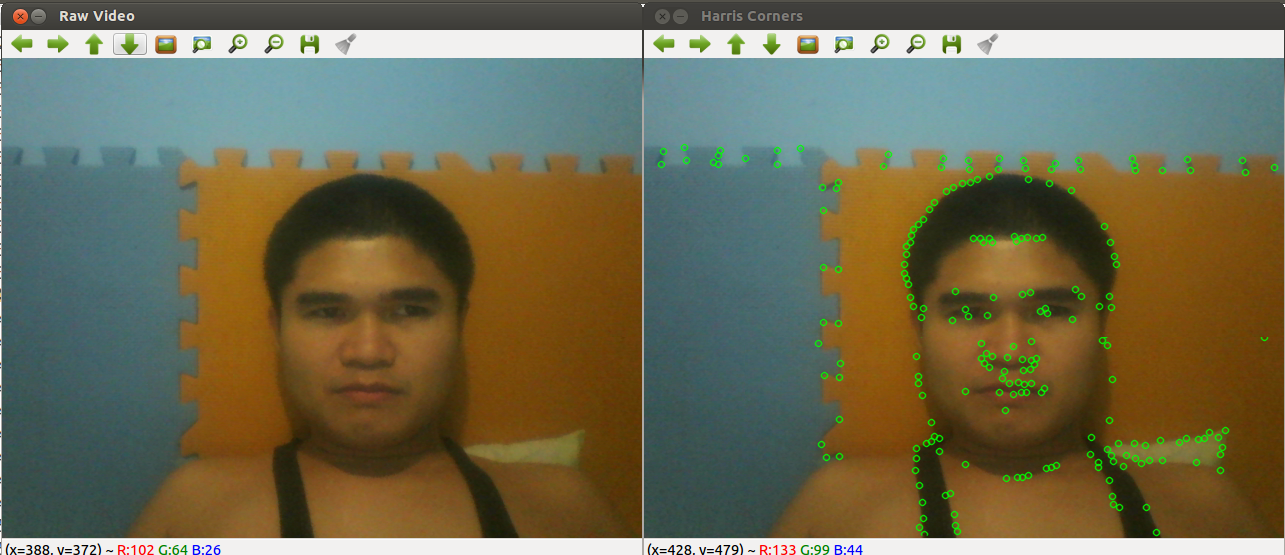
//> input picture Images/HarrisCorners_009.png, 1285 x 555 px, given in place of tree.avi, which was not available
$ ./BackgroundSubtraction   (built with g++ and OpenCV 4)
//> lines starting //> are read from the running program, lines starting //| are printed output that depends on the picture; after the words box and inside, x2 and y2 are one past the last pixel; in counts of white or black regions, pixels touching at a corner belong together; pictures that were not available may be replaced by others from this repository, and a replacement may not be noted
#include "opencv2/core.hpp"
#include <opencv2/core/utility.hpp>
#include "opencv2/imgproc.hpp"
#include "opencv2/video/background_segm.hpp"
#include "opencv2/videoio.hpp"
#include "opencv2/highgui.hpp"
#include <iostream>
#include <stdio.h>


using namespace std;
using namespace cv;

const char *windowName = "Background Segmentation";   // GUI window name.

static void help()
{
 printf("\nDo background segmentation, especially demonstrating the use of cvUpdateBGStatModel().\n"
"Learns the background at the start and then segments.\n"
"Learning is togged by the space key. Will read from file or camera\n"
"Usage: \n"
"			./bgfg_segm [--camera]=<use camera, if this key is present>, [--file_name]=<path to movie file> \n\n");
}


Mat scale2Half(Mat srcColor){
    Size halfSize;
    halfSize.width = srcColor.size().width/2;
    halfSize.height = srcColor.size().height/2;
    Mat halfImg = Mat(halfSize, CV_8UC3);
    resize(srcColor, halfImg, halfSize, 0,0, INTER_LINEAR);
    return halfImg;
}


Mat convertToColoredGray(Mat gray){

  if (gray.type() != CV_8UC1)
     return gray;

  vector<Mat> images(3);

  Mat blue = Mat::zeros(gray.size(), gray.type());
  Mat red = Mat::zeros(gray.size(), gray.type());

  images.at(0) = blue;
  images.at(1) = gray;
  images.at(2) = red;

  Mat color;
  merge(images, color);
  return color;
}


Mat append4(Mat srca, Mat srcb, Mat srcc, Mat srcd){

   int width = 0, height = 0;

   Size a = srca.size();
   int OUT_width = 2 * a.width;
   int OUT_height = 2 * a.height;
   Size outSize = Size(OUT_width, OUT_height);
   Mat out = Mat(outSize, srca.type());

   srca.copyTo(Mat(out, Rect(0, 0, a.width, a.height)));
   convertToColoredGray(srcb).copyTo(Mat(out, Rect(0, a.height, a.width, a.height)));
   convertToColoredGray(srcc).copyTo(Mat(out, Rect(a.width, 0, a.width, a.height)));
   convertToColoredGray(srcd).copyTo(Mat(out, Rect(a.width, a.height, a.width, a.height)));
   return out;
}


const char* keys =
{
    "{c  camera   |         | use camera or not}"
    "{m  method   |mog2     | method (knn or mog2) }"
    "{s  smooth   |         | smooth the mask }"
    "{fn file_name|../data/tree.avi | movie file        }"
};

//this is a sample for foreground detection functions
int main(int argc, const char** argv)
{
    help();

    CommandLineParser parser(argc, argv, keys);
    bool useCamera = parser.has("camera");
    bool smoothMask = parser.has("smooth");
    string file = parser.get<string>("file_name");
    string method = parser.get<string>("method");
    VideoCapture cap;
    bool update_bg_model = true;

    if( useCamera )
        cap.open(0);
    else
        cap.open(file.c_str());

    parser.printMessage();

    if( !cap.isOpened() )
    {
        printf("can not open camera or video file\n");
        return -1;
    }


     /// Set background subtractor object
     Ptr<BackgroundSubtractor> bg_model = method == "knn" ?
            createBackgroundSubtractorKNN().dynamicCast<BackgroundSubtractor>() :
            createBackgroundSubtractorMOG2().dynamicCast<BackgroundSubtractor>();


    /// Set VideoWriter object
    Size frameSize = Size((int) cap.get(CAP_PROP_FRAME_WIDTH), (int) cap.get(CAP_PROP_FRAME_HEIGHT));
    VideoWriter put("./backgroundSubtraction.mpg", VideoWriter::fourcc('M','P','E','G'), 30, frameSize); // works

	if(!put.isOpened())
	{
		cout << "File could not be created for writing. Check permissions" << endl;
		return -1;
	}


   Mat img0, img, fgmask, fgimg, outputFrame;

    for(;;)
    {
        cap >> img0;
//> img0 is the input picture: 555 rows x 1285 cols, CV_8UC3; mean B, G, R 81.6, 107.3, 110.5

        if( img0.empty() )
            break;

        /// Reduce to 1/4 of the original size
        resize(img0, img, Size(frameSize.width/2, frameSize.height/2), INTER_LINEAR);

        if( fgimg.empty() )
          fgimg.create(img.size(), img.type());

        /// Update the background model
        bg_model->apply(img, fgmask, update_bg_model ? -1 : 0);
//> fgmask: 277 rows x 642 cols, CV_8UC1; every value is 127
        if( smoothMask )
        {
            GaussianBlur(fgmask, fgmask, Size(25, 25), 3.5, 0);
            threshold(fgmask, fgmask, 60, 255, THRESH_BINARY);
        }

        /// Get foreground image
        fgimg = Scalar::all(0);
        img.copyTo(fgimg, fgmask);

        /// Get background image
        Mat bgimg;
        bg_model->getBackgroundImage(bgimg);


        stringstream text1, text2, text3, text4;
        text1 << "Raw Video";
        putText(img, text1.str(), cv::Point(10, img.size().height - 10), FONT_HERSHEY_PLAIN, 1.5, Scalar(0,255,0));
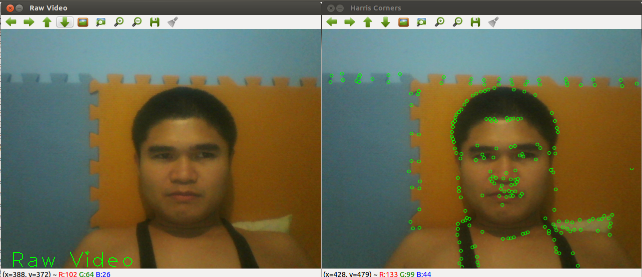
//> img: 277 rows x 642 cols, CV_8UC3; mean B, G, R 81.4, 107.4, 110.2
        text2 << "Mask";
        putText(fgmask, text2.str(), cv::Point(10, img.size().height - 10), FONT_HERSHEY_PLAIN, 1.5, Scalar(255,255,255));
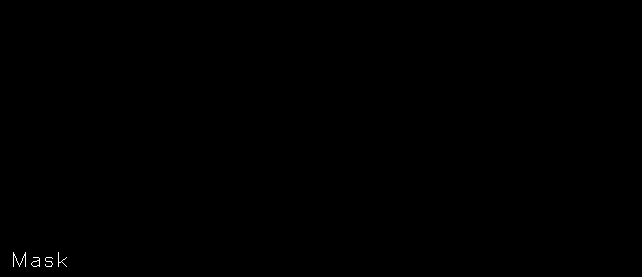
//> fgmask: 277 rows x 642 cols, CV_8UC1; values 127 (black) and 255 (white), 0.08% white in thin lines or dots, all inside (x1, y1, x2, y2) = (13, 252, 67, 267)
        text3 << "Foreground";
        putText(fgimg, text3.str(), cv::Point(10, img.size().height - 10), FONT_HERSHEY_PLAIN, 1.5, Scalar(0,255,0));
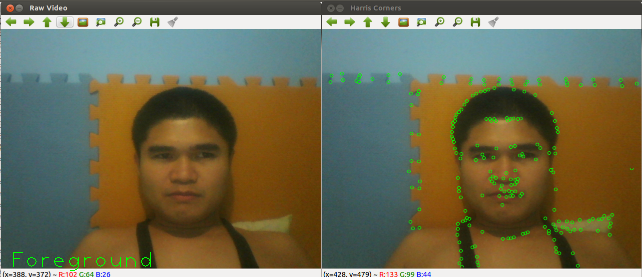
//> fgimg: 277 rows x 642 cols, CV_8UC3; mean B, G, R 81.4, 107.5, 110.2
        text4 << "Background";
        putText(bgimg, text4.str(), cv::Point(10, img.size().height - 10), FONT_HERSHEY_PLAIN, 1.5, Scalar(0,255,0));

        /// Display output camera frames
         outputFrame = append4( img,
                               fgmask,
                               fgimg,
                               bgimg);
//> in convertToColoredGray, `images.at(1) = gray;`: images[0]: 277 rows x 642 cols, CV_8UC1; every value is 0
//> in convertToColoredGray, `merge(images, color);`:
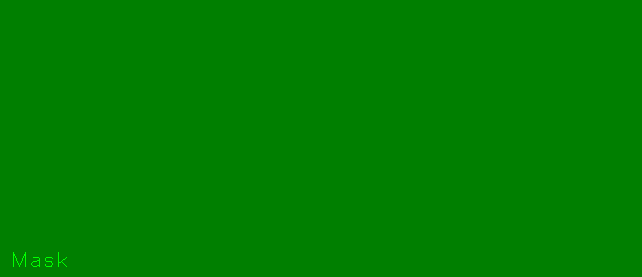
//> color: 277 rows x 642 cols, CV_8UC3; mean B, G, R 0, 127.1, 0
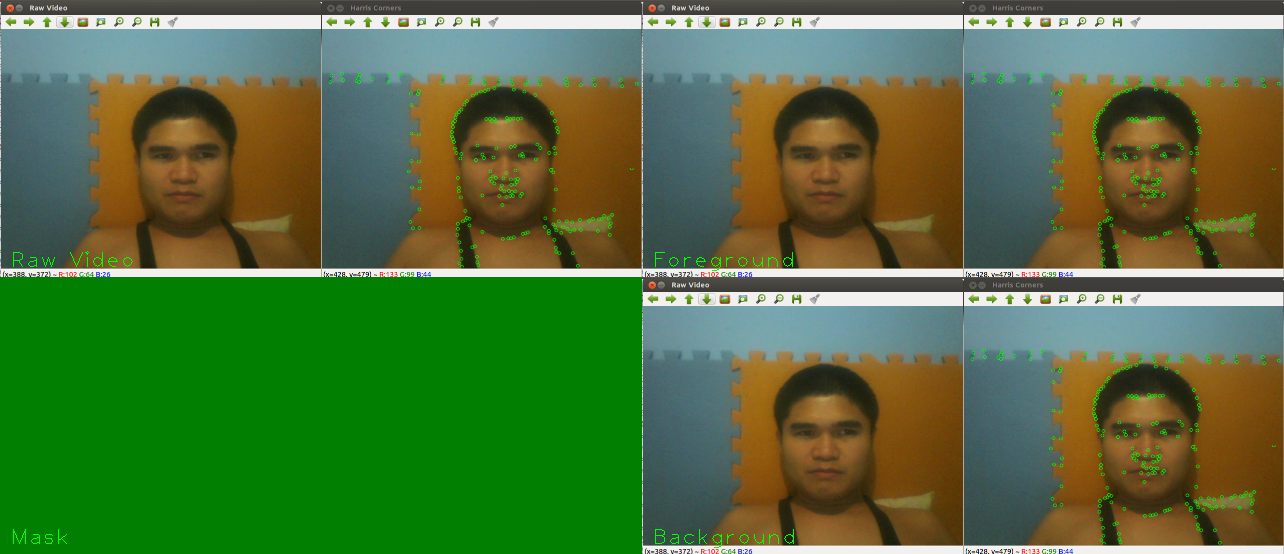
//> outputFrame: 554 rows x 1284 cols, CV_8UC3; mean B, G, R 61, 112.4, 82.7

         imshow(windowName, outputFrame);
         put << outputFrame;


        char k = (char)waitKey(30);
//> the Esc key is pressed
        if( k == 27 ) break;
        if( k == ' ' )
        {
            update_bg_model = !update_bg_model;
            if(update_bg_model)
                printf("Background update is on\n");
            else
                printf("Background update is off\n");
        }
    }

    return 0;
}

$ run again, on Images/MedianFilter_003.png
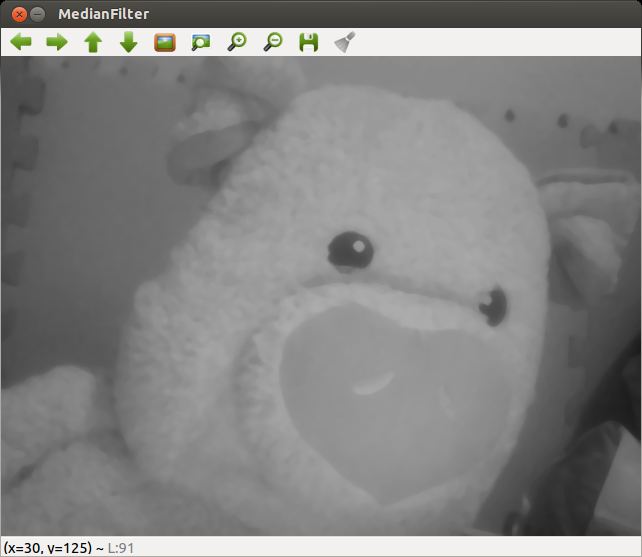
//> input picture Images/MedianFilter_003.png, 642 x 557 px, given in place of tree.avi, which was not available
//> img0 is the input picture: 557 rows x 642 cols, CV_8UC3; mean B, G, R 130.6, 131.4, 131.4
//> `putText(fgimg, text3.str(), cv::Point(10, img.size().height - 10), FON..`:
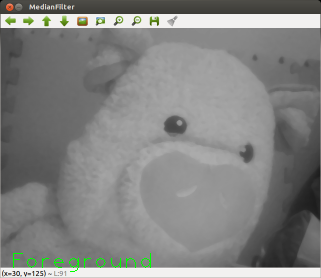
//> fgimg: 278 rows x 321 cols, CV_8UC3; mean B, G, R 130, 131.7, 130.9
//> `outputFrame = append4( img, fgmask, fgimg, bgimg);`:
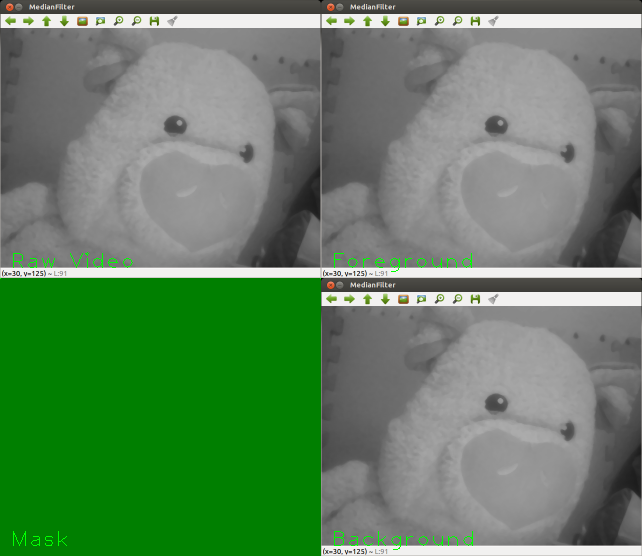
//> outputFrame: 556 rows x 642 cols, CV_8UC3; mean B, G, R 97.5, 130.5, 98.2
